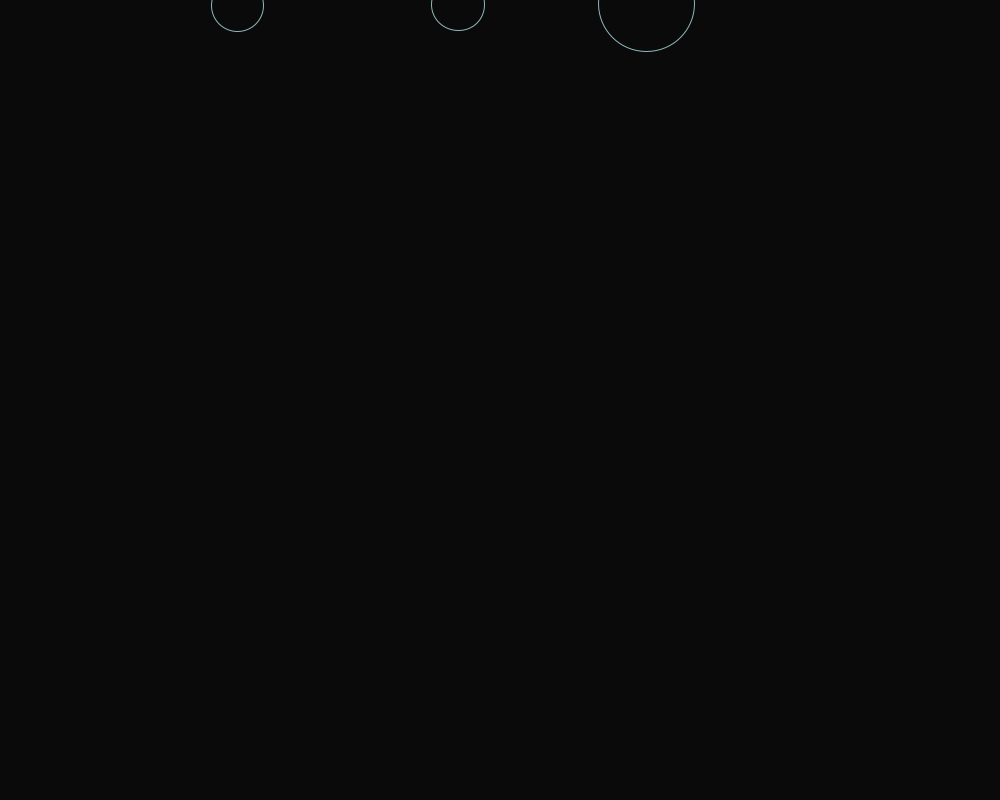
Frame 1 (no input)
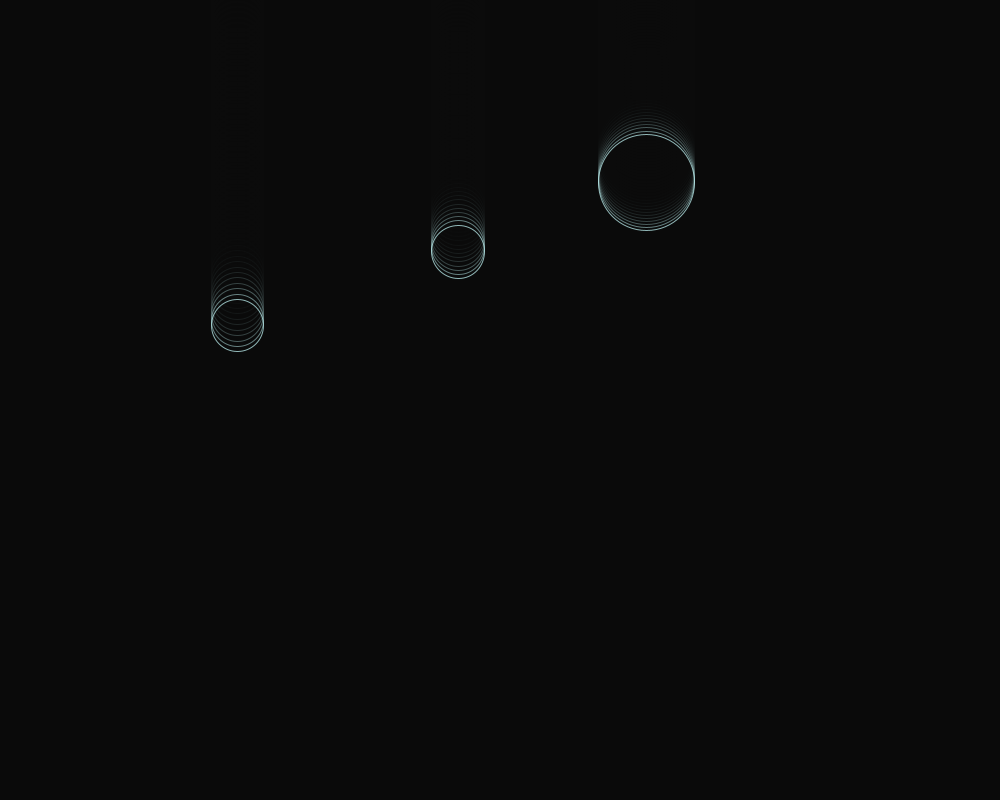
Frame 60 (the mouse pressed at the canvas centre just before this capture)
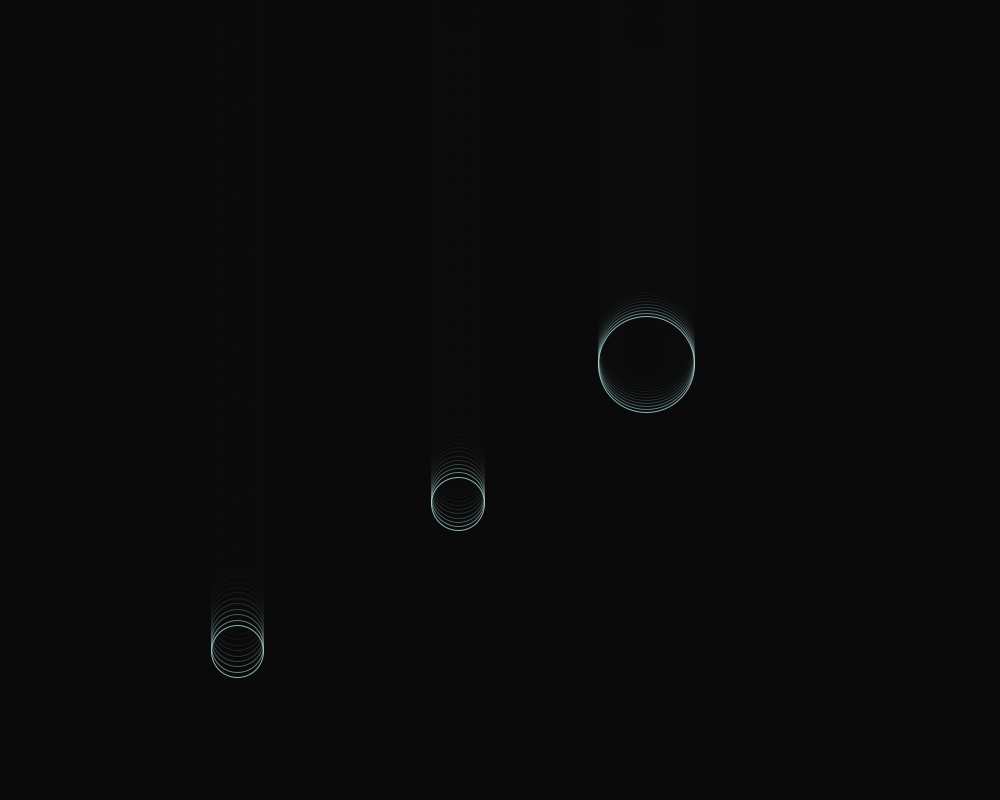
Frame 120 (the mouse held since frame 60 and released just before this capture)

The Processing sketch that drew these frames (run headless with seeded random() and noise(); from frame 60 on, the mouse is pressed at the canvas centre):

// Processing sketch: sketch_1_startAstroidClass
// ── sketch_1_startAstroidClass.pde

ArrayList<Asteroid> asteroids;


void setup() {
  size(1000, 800);
  frameRate(30);
  background(10);
  asteroids = new ArrayList<Asteroid>();
  noCursor();
  restart();
}

void draw() {
  rectMode(CORNER);
  noStroke();
  fill(10, 80);
  rect(0, 0, width, height);
  

  for (int i = 0; i < asteroids.size (); i++) {
    Asteroid tempAst = asteroids.get(i);
    tempAst.update();
    tempAst.display();
    if (tempAst.y > height+tempAst.w*0.5){
      asteroids.remove(i);
    }
  } 
}

void restart() {
  asteroids.clear();
  asteroids.add(new Asteroid(random(width), 0, random(2, 6)));
  asteroids.add(new Asteroid(random(width), 0, random(2, 6)));
  asteroids.add(new Asteroid(random(width), 0, random(2, 6)));

}
// ── Asteroid.pde
class Asteroid
{
  float x, y;
  float velocity; 
  float w;
  
  //constructor
  Asteroid(float x, float y, float velocity)
  {
    this.x = x;
    this.y = y;
    this.velocity = velocity;
    w = random(30,100);
  }
  
  void update() {
    y += velocity;
  }
  void display() {
    pushMatrix();
    translate(x, y);
    noFill();
    stroke(200,255,255,180);
    ellipse(0,0,w,w);
    popMatrix();
  }
  
 
}
